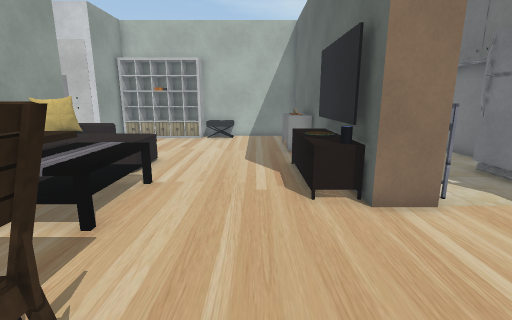
[1] (above)

22 first-person views from a walk through a scene from a Unity 3-D project. The camera is 1.3 m above the floor, tilts 12° down and sees 85° across. The floor is counted in squares, 0.5 m on a side. Each view is taken from the middle of a square. On the plan, view 1 faces up. The plan holds only what a view shows up to about 19 squares ahead; the rest is blank. The place goes on beyond the plan. Some surface patterns are stand-ins.

[2]
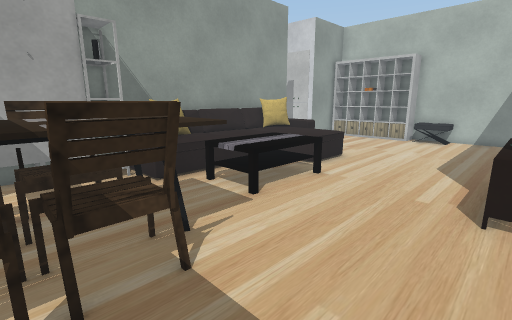

[3]
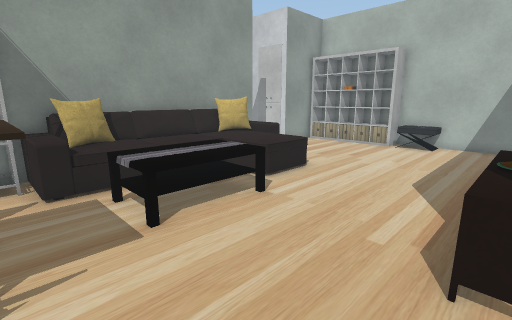

[4]
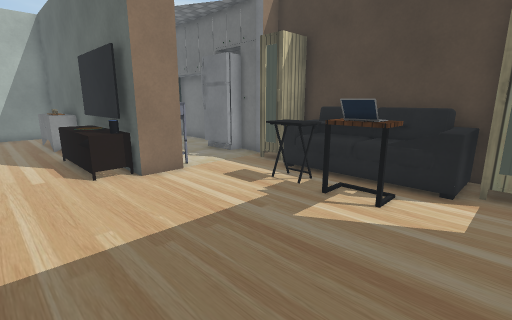

[5]
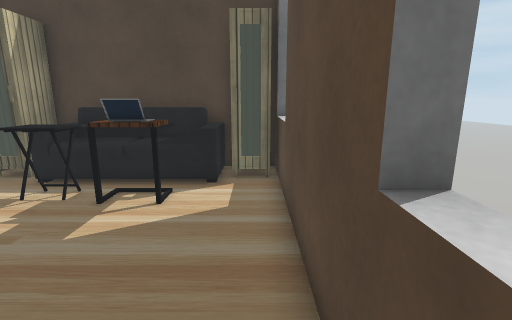

[6]
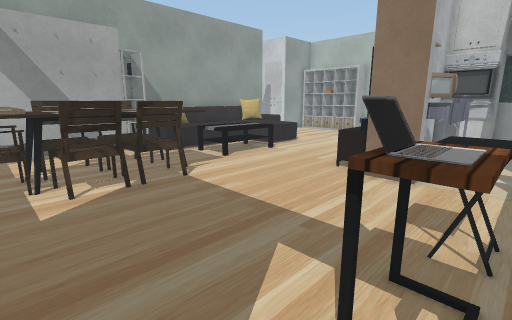

[7]
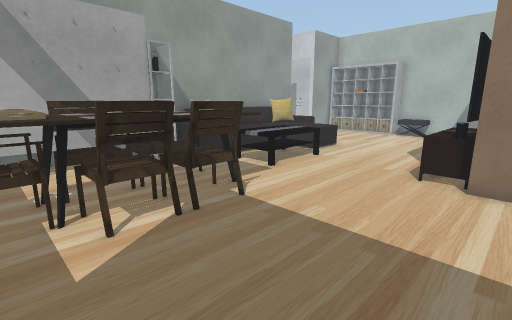

[8]
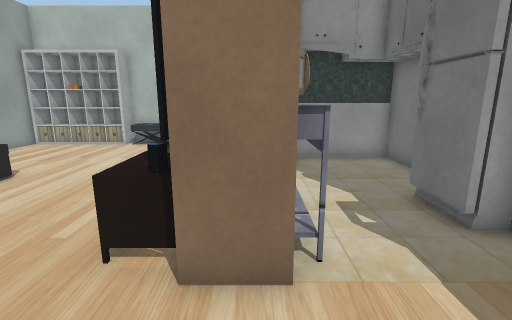

[9]
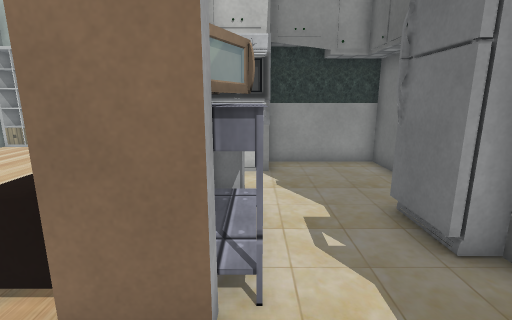

[10]
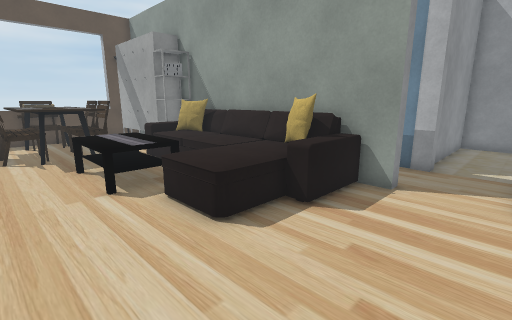

[11]
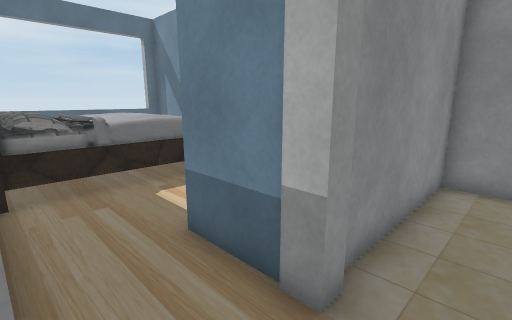

[12]
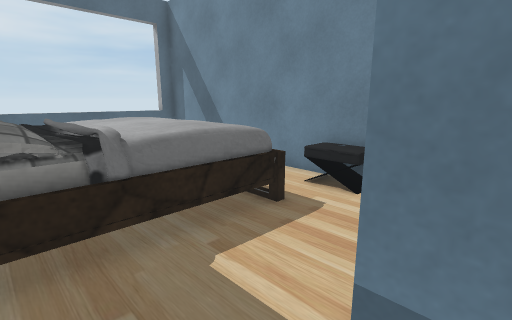

[13]
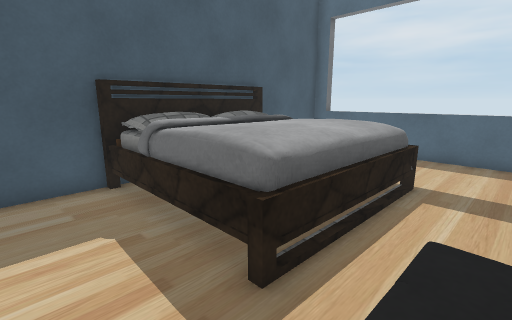

[14]
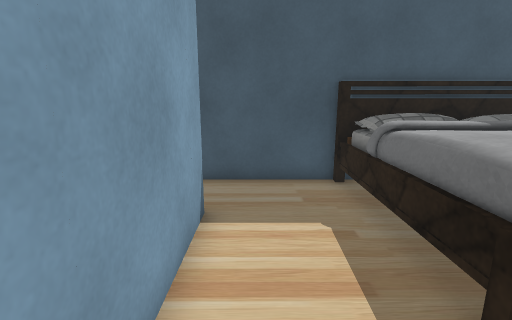

[15]
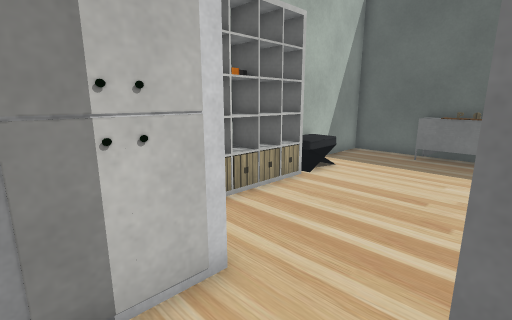

[16]
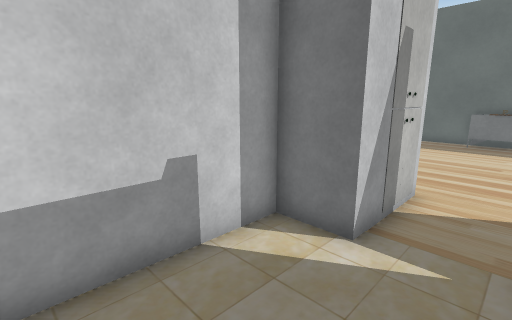

[17]
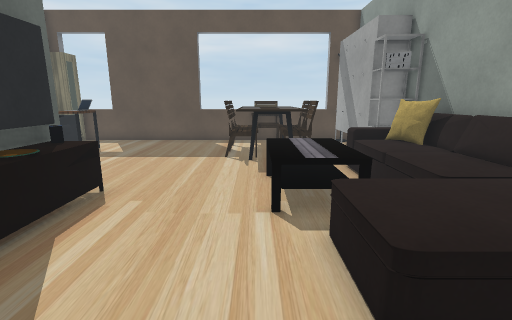

[18]
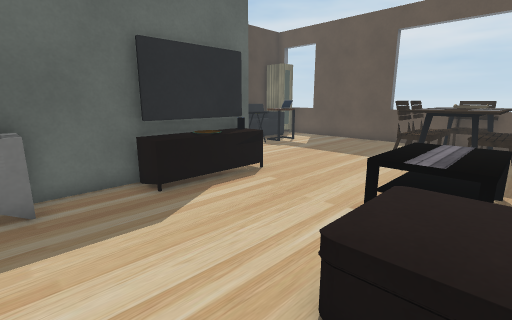

[19]
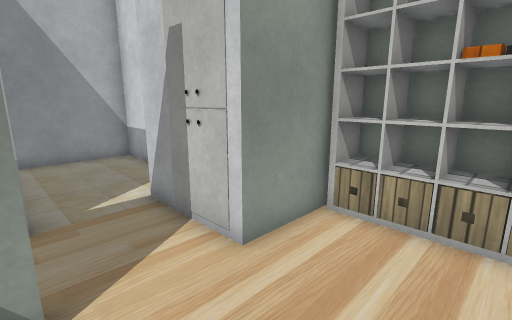

[20]
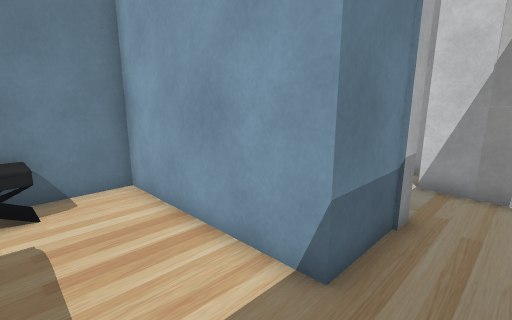

[21]
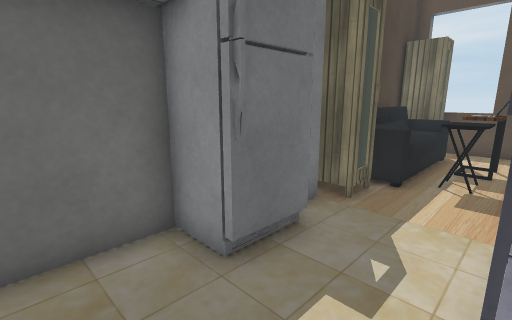

[22]
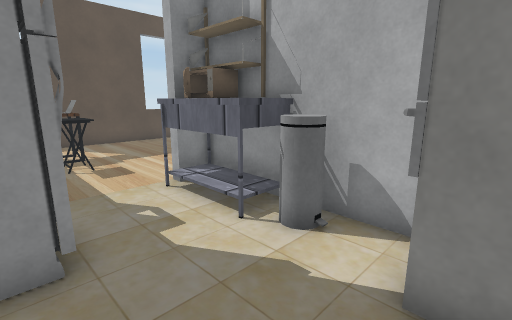

### Floor plan
Key: @ floor where view 1 was taken; # wall or solid block; . floor; = window, fence, low wall or low ledge; ^ raised ledge; S shelf; C cupboard; F sofa; T TV; R fridge; A table; M microwave; H chair; B bed; I cabinet; O other object.
Columns run from 20 left of view 1 to 10 right of it. Each row starts with its distance up from view 1.
 21           ##############
 20           #SSSSSSOO....#
 19 ########  ^ ...........#
 18 #......#  ^ ..........C#
 17 #......###^...........C#
 16 #.....................C#   ####
 15 #.....................C####  .#
 14 ########..# ..........C####...#
 13        #..#FFF.........#......#
 12        #..#FFFFFF......#MM....#
 11 ########..#FFFFFF.....T#MM....#
 10 #.........#FFFFFF.....T#MM..RRR
  9 #OO.......#FFFAAAA....T#MM..R
  8 #OO.......#FFFAAAA....T#MM..R#
  7 #OOBBBBBBB#FFFAAAA....T##M...#
  6 # .BBBBBBBBFFFAAAA.....##...###
  5 #..BBBBBBBBFFFAAAA..........###
  4 #..BBBBBBBBIIF..............OO#
  3 #..BBBBBBBBII..^^^^.......OOOOO
  2 #..BBBBBBBB I.HH^^H.......OOOOO
  1 #..BB     #II.HH^^H.......OOOOO
  0 #....     # I.HH^^H.@.....OOOOO
 -1 #....     # I.HH^^H.......OOOOO
 -2 #....     # I..^^^^.........O##
 -3 #         #II  ^H##.........###
 -4 ##=======####===##===######===#

Where each view was taken, in squares from view 1:
view 1: 0 up, 0 right, facing up
view 2: 0 up, 2 right, facing up-left
view 3: 3 up, 2 right, facing up-left
view 4: 3 down, 1 left, facing up-right
view 5: 3 down, 1 left, facing right
view 6: 3 down, 7 right, facing up-left
view 7: 3 down, 4 right, facing up-left
view 8: 3 up, 4 right, facing up
view 9: 4 up, 5 right, facing up
view 10: 17 up, 1 left, facing down-left
view 11: 16 up, 10 left, facing down-left
view 12: 12 up, 11 left, facing down-left
view 13: 10 up, 19 left, facing down-right
view 14: 10 up, 19 left, facing right
view 15: 14 up, 12 left, facing up-right
view 16: 15 up, 18 left, facing up-right
view 17: 15 up, 3 left, facing down
view 18: 15 up, 6 left, facing down-right
view 19: 14 up, 6 left, facing up-left
view 20: 8 up, 11 left, facing up-left
view 21: 13 up, 5 right, facing down-right
view 22: 15 up, 9 right, facing down-left
